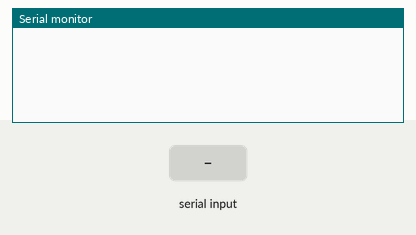
The sketch below on a simulated Arduino Uno, built with avr-gcc and run on an emulated ATmega328P. Parts: the last lines printed to the serial monitor. Inputs (shaded band) come from the test bench.

Above: at 1.2 s.
1.3 s: "1" received over the second serial link
At 2.1 s:
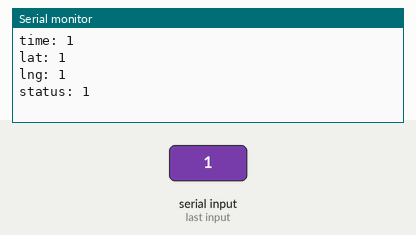
2.8 s: "0" received over the second serial link
At 3.2 s:
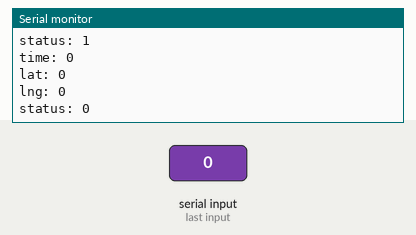
4.3 s: "2" received over the second serial link
At 5.6 s:
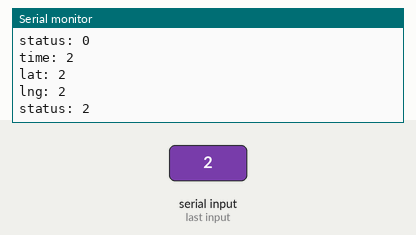

Measured:
- after the input at 1.3 s, the serial monitor: prints a new line at once (image 1)
- after the input at 2.8 s, the serial monitor: prints a new line at once (image 2)
- after the input at 4.3 s, the serial monitor: prints a new line at once (image 3)

The sketch:

GPS2.ino
```cpp
#include <SoftwareSerial.h>

SoftwareSerial ss(4, 3);  // RX,TX

// 变量声明
String gngga = "";  // 读取到的GNGGA信息
String info[15];  // 用字符数组存储
int commaPosition = -1;

//函数声明
String getTime(); // 获取北京时间
String getLat(); // 获取纬度dd.mmssss
String getLng(); // 获取经度dd.mmssss
String getStatus(); // 获取当前定位状态，0=未定位，1 = 非差分定位，2=差分定位

void setup() {
  Serial.begin(38400);
  ss.begin(38400);
}

void loop() {
  gngga = "";
  while (ss.available() > 0) {
    gngga += char(ss.read());
    delay(10);  // 延时,不延时的话就会跳出while循环
  }

  if (gngga.length() > 0) {
    //Serial.println(gngga);
    //在这里进行数据的解析
    for (int i = 0; i < 15; i++) {
      commaPosition = gngga.indexOf(',');
      if (commaPosition != -1)
      {
        //Serial.println(gngga.substring(0, commaPosition));
        info[i] = gngga.substring(0, commaPosition);
        gngga = gngga.substring(commaPosition + 1, gngga.length());
      }
      else {
        if (gngga.length() > 0) {  // 最后一个会执行这个
          info[i] = gngga.substring(0, commaPosition);
          //Serial.println(gngga);
        }
      }
    }
    Serial.println("time: " + getTime());
    Serial.println("lat: " + getLat());
    Serial.println("lng: " + getLng());
    Serial.println("status: " + getStatus());
  }
}

String getTime(){
   return info[1];
}

String getLat(){
   return info[2];
}

String getLng(){
   return info[4];
}

String getStatus(){
   return info[6];
}
```
